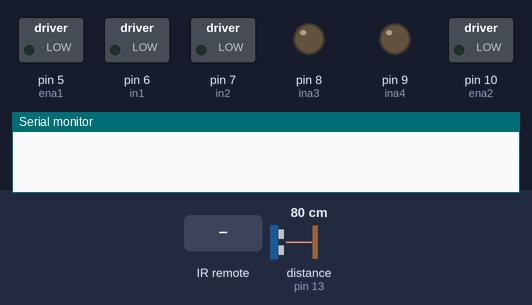
Bench run of a sketch on a simulated Arduino Uno, built with avr-gcc and run on an emulated ATmega328P. On the bench: switched loads named in the sketch (green lamp = pin HIGH), output pins drawn as LEDs (lit = HIGH), the last lines printed to the serial monitor. Inputs (shaded band) come from the test bench; at power-on: distance to the obstacle (sensor on pin 13) 80 cm. The echo pulse lasts 58.3 µs per cm; pins used as bus, display or sensor lines are not drawn.

Above: at 1.2 s.
1.3 s: infrared code 0xF609FF00 received
At 2.5 s:
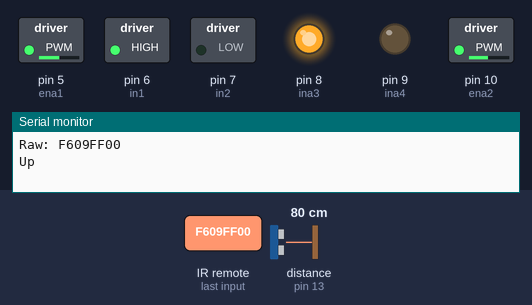
4.3 s: infrared code 0xF807FF00 received
At 4.6 s:
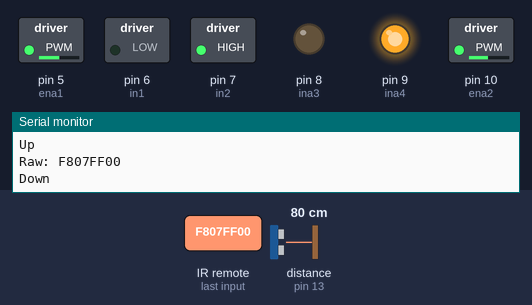
7.3 s: infrared code 0xE718FF00 received
At 8.3 s:
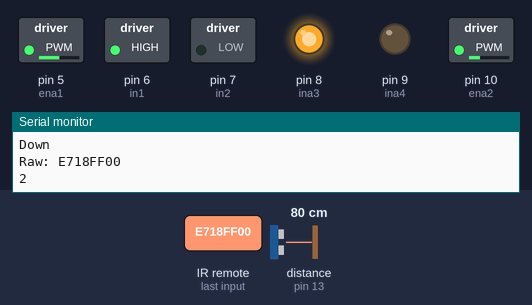
Timing chart, 0 to 10.9 s (numbered marks = the images above; inputs shaded):
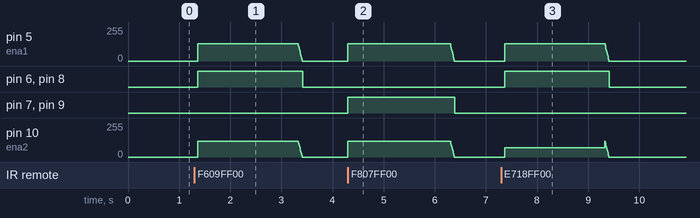

The sketch:

RC_Car.ino
```cpp
#include <IRremote.h>

#define SCREEN_WIDTH 128
#define SCREEN_HEIGHT 64
#define SCREEN_ADDRESS 0x3C

// Maps the button hex values to String
#define    UP          0xF609FF00
#define    DOWN        0xF807FF00
#define    Button_0    0xE916FF00
#define    Button_1    0xF30CFF00
#define    Button_2    0xE718FF00
#define    Button_3    0xA15EFF00
#define    Button_4    0xF708FF00
#define    Button_5    0xE31CFF00
#define    Button_6    0xA55AFF00
#define    Button_7    0xBD42FF00
#define    Button_8    0xAD52FF00
#define    Button_9    0xB54AFF00
#define    STOP        0xBF40FF00

#define MINIMUM_DISTANCE 40

int trigPin = 12;
int echoPin = 13;

int sensorPin = 2;

int ena1 = 5;
int in1 = 6;
int in2 = 7;

int ina3 = 8;
int ina4 = 9;
int ena2 = 10;

int rightMotorSpeed = 128;
int leftMotorSpeed = rightMotorSpeed*.9375;

float distance;
bool slow = true;

// right =
// left = 5.6

void runCar(String direction){
    unsigned long startTime = millis();
    while(millis() - startTime < 2000){
      if(IrReceiver.decode()){
        uint32_t code = IrReceiver.decodedIRData.decodedRawData;
        if (code == STOP) {
          Serial.println("STOP");
          IrReceiver.resume();
          break;
        }
        IrReceiver.resume();
      }


      if(direction == "backward"){
          // CLOCKWISE Half SPEED
          digitalWrite(in1, LOW);
          digitalWrite(in2, HIGH);
          analogWrite(ena1,rightMotorSpeed);

          digitalWrite(ina3, LOW);
          digitalWrite(ina4, HIGH);
          analogWrite(ena2,leftMotorSpeed);
      }
      else {

        distance = checkDistance();

        if(distance < MINIMUM_DISTANCE){
          break;
        }

        else if(direction == "forward"){
          // CLOCKWISE Half SPEED
          digitalWrite(in1, HIGH);
          digitalWrite(in2, LOW);
          analogWrite(ena1,rightMotorSpeed);

          digitalWrite(ina3, HIGH);
          digitalWrite(ina4, LOW);
          analogWrite(ena2,leftMotorSpeed);
        }
        else if(direction == "right"){
          // CLOCKWISE Half SPEED
            digitalWrite(in1, HIGH);
            digitalWrite(in2, LOW);
            analogWrite(ena1,rightMotorSpeed);

            digitalWrite(ina3, HIGH);
            digitalWrite(ina4, LOW);
            analogWrite(ena2,leftMotorSpeed-50);
        }
        else if(direction == "left"){
          // CLOCKWISE Half SPEED
            digitalWrite(in1, HIGH);
            digitalWrite(in2, LOW);
            analogWrite(ena1,rightMotorSpeed-50);

            digitalWrite(ina3, HIGH);
            digitalWrite(ina4, LOW);
            analogWrite(ena2,leftMotorSpeed);
        }
      }
    }
    //delay(1000);

    //STOP
    if(slow){
      slowStop();
    } else {
      digitalWrite(in1, LOW);
      digitalWrite(in2, LOW);
      digitalWrite(ina3, LOW);
      digitalWrite(ina4, LOW);
    }
    //delay(1000);
}

void slowStop(){
  for(int i = 0; i <= 100; i+=10){
    analogWrite(ena1,rightMotorSpeed - (rightMotorSpeed * (i/100.0)));
    analogWrite(ena2,leftMotorSpeed - (leftMotorSpeed * (i/100.0)));

    delay(8);

    if(i == 100){
      digitalWrite(in1, LOW);
      digitalWrite(in2, LOW);
      digitalWrite(ina3, LOW);
      digitalWrite(ina4, LOW);
    }
  }
}

float checkDistance(){
  // The 10 microsecond delay is required the 2 microsecond one is just good practice
  digitalWrite(trigPin, LOW);
  delayMicroseconds(2);
  digitalWrite(trigPin, HIGH);
  delayMicroseconds(10);
  digitalWrite(trigPin, LOW);


  // pulseIn function measures the time (microseconds) the pin is on HIGH (this is proportional to distance)
  // the 30000 => timeout for the pulse
  long duration = pulseIn(echoPin, HIGH, 30000);

  // Calculates distance by multiplying speed of sound (343 m/s) into cm/microseconds, its divided by 2 due to the full loop the signal makes
  float distance = (duration * 0.0343)/2;

  delay(60);
  return distance;
}

void setup() {
  // put your setup code here, to run once:
  Serial.begin(9600);

  pinMode(ena1, OUTPUT);
  pinMode(in1, OUTPUT);
  pinMode(in2, OUTPUT);

  pinMode(ena2, OUTPUT);
  pinMode(ina3, OUTPUT);
  pinMode(ina4, OUTPUT);

  // Starts the IR receiver and makes the LED on it to light up whenever it detects a signal
  IrReceiver.begin(sensorPin, ENABLE_LED_FEEDBACK);

  pinMode(trigPin, OUTPUT);
  pinMode(echoPin, INPUT);
}

void loop() {
  // put your main code here, to run repeatedly:
  if (IrReceiver.decode()) {
    uint32_t code = IrReceiver.decodedIRData.decodedRawData;
    if (code != 0x0) {
      Serial.print("Raw: ");
      Serial.println(code, HEX);
    }

    switch(code){
      case UP:
        Serial.println("Up");
        runCar("forward");
        break;
      case DOWN:
        Serial.println("Down");
        runCar("backward");
        break;
      case Button_1:
        Serial.println("1");
        Serial.println(checkDistance());
        break;
      case Button_2:
        Serial.println("2");
        runCar("right");
        break;
      case Button_3:
        Serial.println("3");
        runCar("left");
        break;
      case Button_4:
        Serial.println("true");
        slow = true;
        break;
      case Button_5:
        Serial.println("false");
        slow = false;
        break;
    }

    IrReceiver.resume();
  }
}
```

Measured:
- after the input at 1.3 s, pin 6 (in1), pin 8 (ina3): LOW → HIGH after 0.07 s, → LOW 2.0 s later
- after the input at 4.3 s, pin 7 (in2), pin 9 (ina4): LOW → HIGH at once, → LOW 2.1 s later
- after the input at 7.3 s, pin 6 (in1), pin 8 (ina3): LOW → HIGH after 0.07 s, → LOW 2.0 s later; pin 10 (ena2): rises from 0/255 to 120/255 in 2.0 s, then falls to 0/255 in 0.08 s
